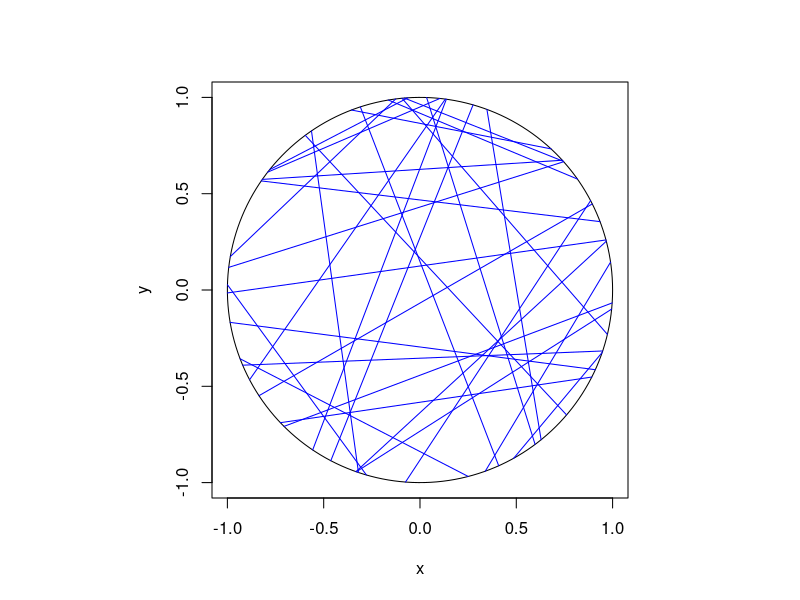

The R script that drew this image:
# Simulate a uniform Poisson line process on a disk. 
# Author: H. Paul Keeler, 2019.

###START Parameters START###
#Poisson line process parameters
lambda=4; #intensity (ie mean density) of the Poisson line process

#Simulation disk dimensions
xx0=0; yy0=0; #center of disk
r=1; #disk radius
massLine=2*pi*r*lambda; #total measure/mass of the line process
###END Parameters END###

###START Simulate a Poisson line process on a disk START###
#Simulate Poisson point process
numbLines=rpois(1,massLine);#Poisson number of points

theta=2*pi*runif(numbLines); #choose angular component uniformly
p=r*runif(numbLines); #choose radial component uniformly
q=sqrt(r^2-p^2); #distance to circle edge (alonge line)

#calculate trig values
sin_theta=sin(theta);
cos_theta=cos(theta);

#calculate segment endpoints of Poisson line process
xx1=xx0+p*cos_theta+q*sin_theta;
yy1=yy0+p*sin_theta-q*cos_theta;
xx2=xx0+p*cos_theta-q*sin_theta;
yy2=yy0+p*sin_theta+q*cos_theta;
###END Simulate a Poisson line process on a disk END###

### START Plotting ###START
#draw circle
t=seq(0,2*pi,len=200);
xp=r*cos(t); yp=r*sin(t);
par(pty="s"); #use square plotting region
plot(xx0+xp,yy0+yp,xlab='x',ylab='y',type="l", col='black');
#plot segments of Poisson line process
segments(xx1,yy1,xx2,yy2,col='blue');
###END Plotting END###
